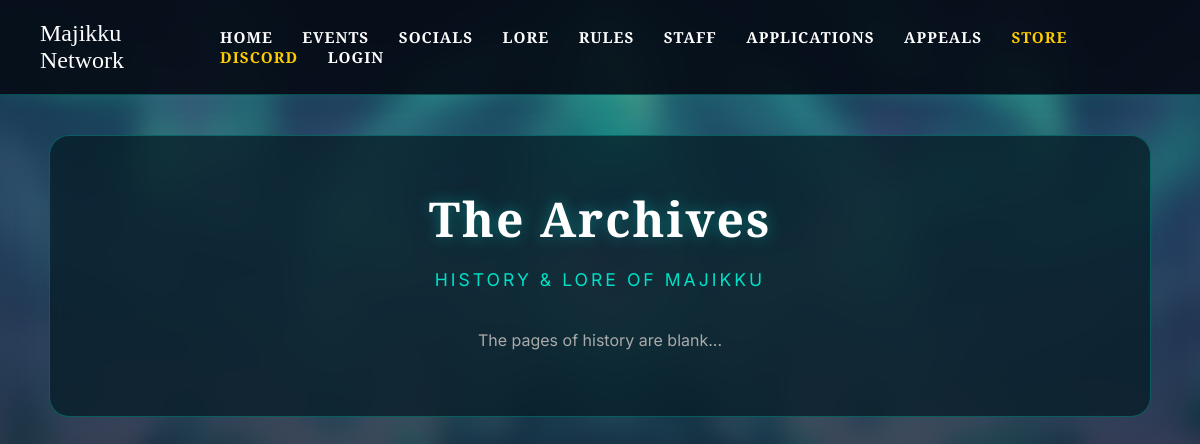
/lore, run on an earlier commit of the app's database.
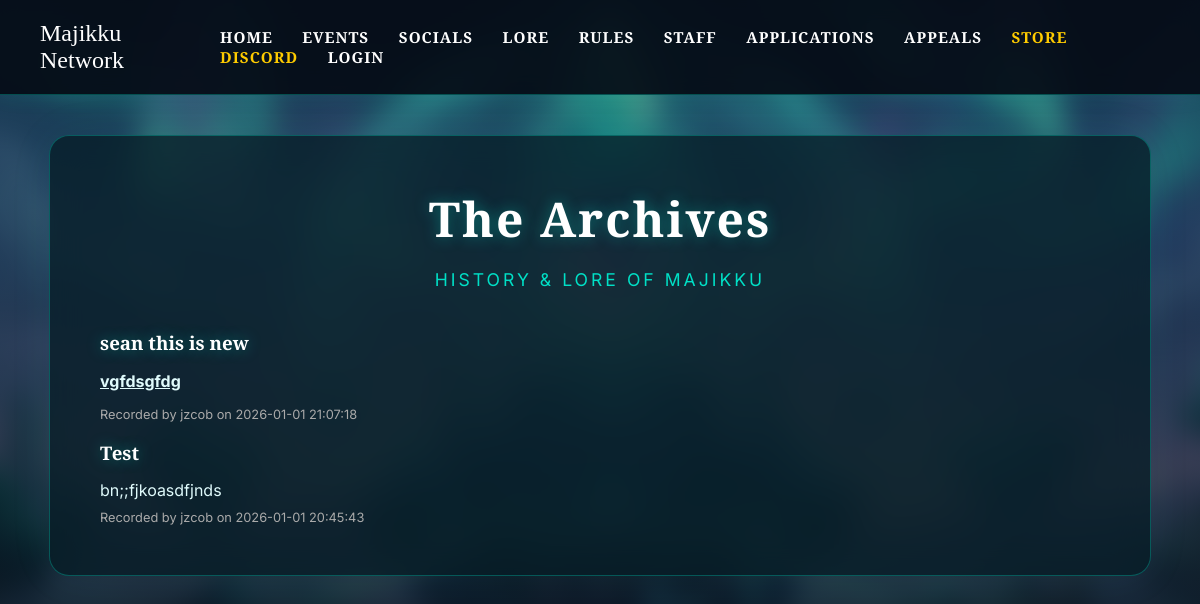
And on a later commit of the database.
### tables this page shows
CREATE TABLE announcements (
            id INTEGER PRIMARY KEY AUTOINCREMENT,
            title TEXT NOT NULL,
            content TEXT NOT NULL,
            category TEXT DEFAULT 'NEWS',
            created_at TIMESTAMP DEFAULT CURRENT_TIMESTAMP,
            author TEXT NOT NULL
        );

### app.py (the view)
@app.route('/lore')
def lore():
    conn = sqlite3.connect('database.db')
    conn.row_factory = sqlite3.Row
    posts = conn.execute("SELECT * FROM announcements WHERE category='LORE' ORDER BY id DESC").fetchall()
    conn.close()
    return render_template('lore.html', user=session.get('user'), announcements=posts)

### templates/lore.html
{% extends "base.html" %}
{% block content %}
    <h1>The Archives</h1>
    <p class="subtitle">History & Lore of Majikku</p>
    {% if announcements %}
        {% for post in announcements %}
        <div class="announcement"> <h3>{{ post.title }}</h3>
            <div style="margin-bottom: 10px;">{{ post.content | safe }}</div>
            <div style="margin-top: 10px; font-size: 0.8rem; color: #aaa;">
                Recorded by {{ post.author }} on {{ post.created_at }}
            </div>
        </div>
        {% endfor %}
    {% else %}
        <p style="text-align: center; color: #aaa;">The pages of history are blank...</p>
    {% endif %}
{% endblock %}

### templates/base.html (shortened to what this page needs)
<!DOCTYPE html>
<html lang="en">
<head>
    <link rel="stylesheet" href="{{ url_for('static', filename='style.css') }}">
</head>
<body>
    <nav class="navbar">
        <div style="font-family: 'Cinzel'; font-size: 1.5rem; color: white;">Majikku Network</div>
        <div class="nav-links">
            <a href="/">Home</a>
            <a href="/events">Events</a>
            <a href="/socials">Socials</a>
            <a href="/lore">Lore</a>
            <a href="/rules">Rules</a>
            <a href="/staff">Staff</a>
            <a href="/apply">Applications</a>
            <a href="/appeal">Appeals</a>
            <a href="https://store.majikku.org" target="_blank" style="color: #ffcc00;">Store</a>
            <a href="https://discord.com/invite/yMDBmnQCYd" target="_blank" style="color: #ffcc00;">Discord</a>
            {% if session.get('user') %}
                <a href="/logout" style="border: 1px solid var(--secondary); padding: 5px 15px; border-radius: 5px;">Logout</a>
            {% else %}
                <a href="/login">Login</a>
            {% endif %}
        </div>
    </nav>
    <div class="container" style="margin-top: 40px;">
        {% block content %}{% endblock %}
    </div>
</body>
</html>

### static/style.css (style rules this page uses)
:root { --primary: #00e0c6; --primary-glow: rgba(0, 224, 198, 0.6); --secondary: #5e38a8; --accent: #4cc9f0; --bg-deep: #050a14; --glass: rgba(6, 28, 38, 0.75); --border: rgba(0, 224, 198, 0.3); --text-main: #e0fbfc; --text-muted: #94a3b8; }
body { font-family: 'Inter', sans-serif; color: var(--text-main); margin: 0; display: flex; flex-direction: column; min-height: 100vh; overflow-x: hidden; background-color: var(--bg-deep); position: relative; }
body::before { content: ""; position: fixed; top: 0; left: 0; width: 100%; height: 100%; z-index: -1; background-image: url('background.jpg'); background-size: cover; background-position: center center; background-repeat: no-repeat; filter: blur(12px) brightness(0.6); transform: scale(1.1); }
body::after { content: ""; position: fixed; top: 0; left: 0; width: 100%; height: 100%; z-index: -1; background: linear-gradient(to bottom, rgba(0, 224, 198, 0.15), rgba(5, 10, 20, 0.85)); pointer-events: none; }
.navbar { display: flex; justify-content: space-between; align-items: center; padding: 20px 40px; background: rgba(5, 10, 20, 0.9); border-bottom: 1px solid var(--border); box-shadow: 0 0 20px rgba(0, 224, 198, 0.1); position: sticky; top: 0; z-index: 1000; backdrop-filter: blur(10px); }
.nav-links a { color: #fff; text-decoration: none; margin-left: 25px; font-family: 'Cinzel', serif; font-weight: bold; font-size: 0.95rem; transition: 0.3s; letter-spacing: 1px; text-transform: uppercase; position: relative; }
.nav-links a::after { content: ''; position: absolute; width: 0; height: 2px; bottom: -5px; left: 0; background-color: var(--primary); transition: 0.3s; }
.container { width: 90%; max-width: 1000px; margin: 40px auto; background: var(--glass); backdrop-filter: blur(16px); -webkit-backdrop-filter: blur(16px); border: 1px solid var(--border); border-radius: 20px; padding: 50px; box-shadow: 0 0 50px rgba(0, 224, 198, 0.05); }
h1, h2, h3 { font-family: 'Cinzel', serif; color: #fff; text-shadow: 0 0 15px rgba(0, 224, 198, 0.4); margin-bottom: 15px; }
h1 { text-align: center; font-size: 3rem; margin-top: 0; letter-spacing: 2px; }
.subtitle { text-align: center; color: var(--primary); font-size: 1.1rem; margin-bottom: 40px; letter-spacing: 3px; text-transform: uppercase; }

What changed in the data, as far as the page shows it:
added announcements: title "sean this is new", content "vgfdsgfdg", author "jzcob", created_at "2026-01-01 21:07:18"
added announcements: title "Test", content "bn;;fjkoasdfjnds", author "jzcob", created_at "2026-01-01 20:45:43"
Also different on the page:
text no longer shown: "The pages of history are blank..."
